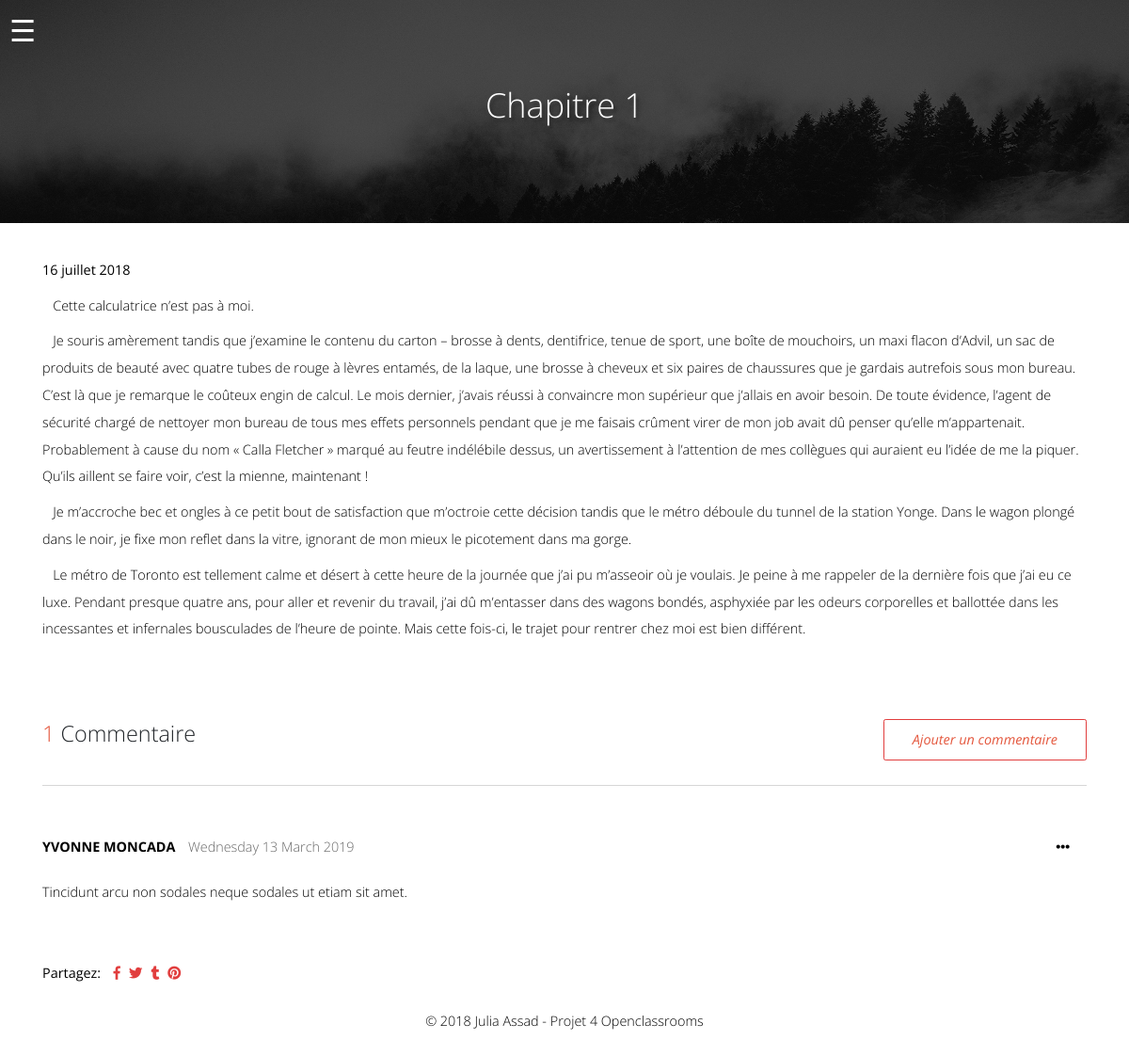
Before: /chapitres/2 with the older database file.
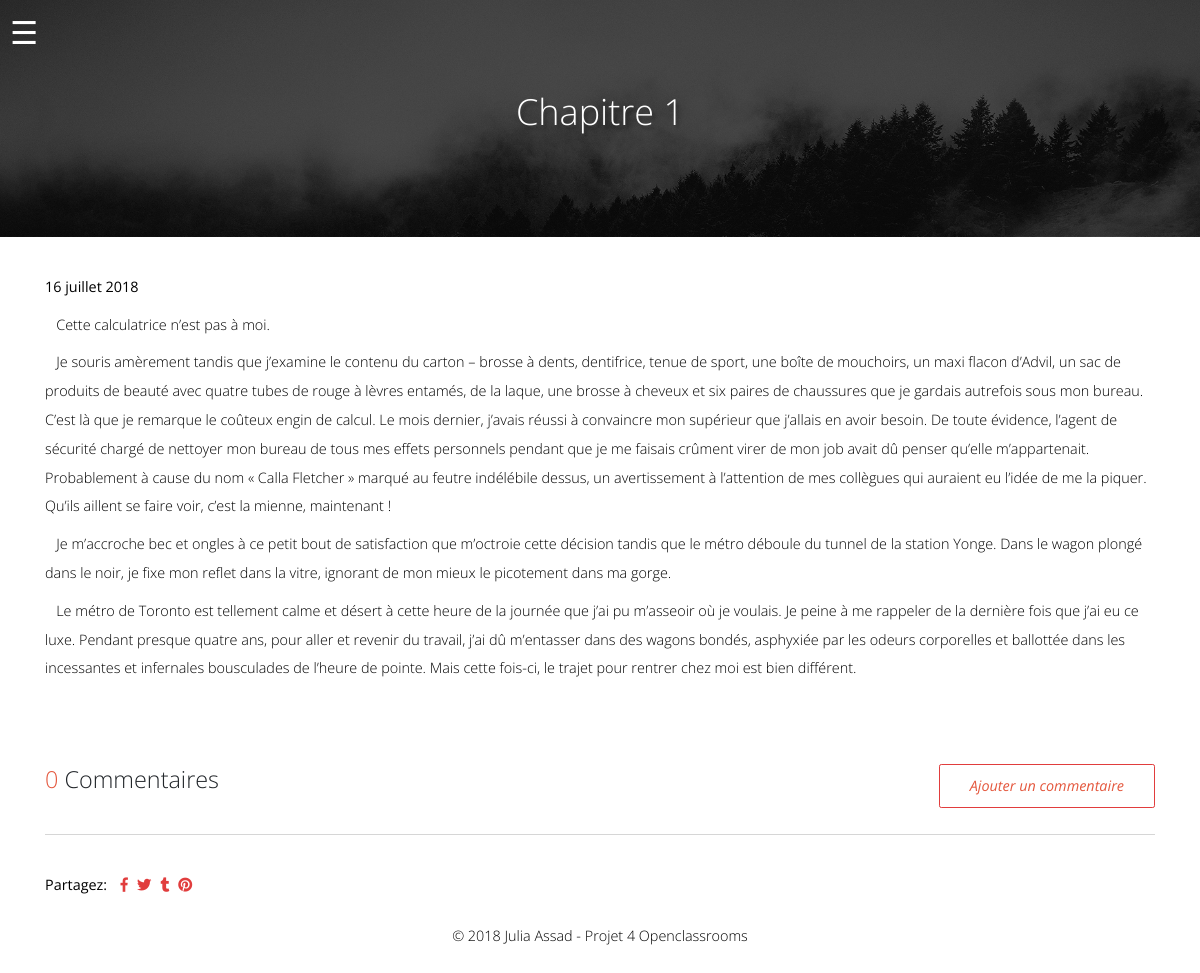
After: the same page with the newer database file.
### tables this page shows
CREATE TABLE `comments` (
  `id` int(11) NOT NULL,
  `firstname` varchar(255) NOT NULL,
  `lastname` varchar(255) NOT NULL,
  `comment` text NOT NULL,
  `date_added` timestamp NOT NULL DEFAULT CURRENT_TIMESTAMP,
  `chapter_id` int(11) NOT NULL
);

### app/libraries/core.php (called while the page is built, shortened)
<?php
class Core
{
 protected $currentMethod = 'Index';
 public function __construct()
 {
  $url = $this->getUrl();
  if (file_exists('../app/controllers/' . ucwords($url[0]) . '.php')) {
   unset($url[0]);
  }
  $this->currentController = new $this->currentController;
  $this->params = $url ? array_values($url) : [];
  call_user_func_array([$this->currentController, $this->currentMethod], $this->params);
 }
 public function getUrl()
 {
  if (isset($_GET['url'])) {
   $url = rtrim($_GET['url'], '/');
   $url = filter_var($url, FILTER_SANITIZE_URL);
   $url = explode('/', $url);
   return $url;
  }
 }
}

### public/index.php (called while the page is built, shortened)
<?php
$init = new Core;

### app/libraries/database.php (called while the page is built, shortened)
<?php
class Database
{
 private $host = DB_HOST;
 private $user = DB_USER;
 private $pass = DB_PASS;
 private $dbname = DB_NAME;
 private $dbh;
 private $stmt;
 public function __construct()
 {
  $dsn = 'mysql:host=' . $this->host . ';dbname=' . $this->dbname;
  $options = array(
   PDO::ATTR_PERSISTENT => true,
   PDO::ATTR_ERRMODE => PDO::ERRMODE_EXCEPTION,
  );
  try {
   $this->dbh = new PDO($dsn, $this->user, $this->pass, $options);
  } catch (PDOException $e) {
   $this->error = $e->getMessage();
   echo $this->error;
  }}
 public function query($sql)
 {
  $this->stmt = $this->dbh->prepare($sql);
 }
 public function bind($param, $value, $type = null)
 {
  if (is_null($type)) {
   switch (true) {
    default:
     $type = PDO::PARAM_STR;
   }
  }
  $this->stmt->bindValue($param, $value, $type);
 }
 public function execute()
 {
  return $this->stmt->execute();
 }
 public function resultSet()
 {
  $this->execute();
  return $this->stmt->fetchAll(PDO::FETCH_OBJ);
 }
 public function single()
 {
  $this->execute();
  return $this->stmt->fetch(PDO::FETCH_OBJ);
 }
}

### app/models/AdminChapter.php (called while the page is built, shortened)
<?php
class AdminChapter
{
 private $db;
 public function __construct()
 {
  $this->db = new Database;
 }
 public function getChapters()
 {
  $this->db->query('SELECT * FROM chapters');
  $results = $this->db->resultSet();
  return $results;
 }
 public function getChapterById($id)
 {
  $this->db->query('SELECT * FROM chapters WHERE id = :id');
  $this->db->bind(':id', $id);
  $row = $this->db->single();
  return $row;
 }
}

### app/models/Comment.php (called while the page is built, shortened)
<?php
class Comment
{
    private $db;
    public function __construct()
    {
        $this->db = new Database;
    }
    public function getCommentsbyChapterId($id)
    {
        $this->db->query('SELECT comments.*, comments.id AS commentID
                        FROM comments
                        WHERE chapter_id = :id');
        $this->db->bind(':id', $id);
        $results = $this->db->resultSet();
        return $results;
    }
    public function countCommentsbychapter($id)
    {
        $this->db->query('SELECT comments.*, chapters.id FROM comments
                        INNER JOIN chapters
                        ON comments.chapter_id = chapters.id
                        WHERE chapters.id = :id
                      ');
        $this->db->bind(':id', $id);
        $this->db->resultSet();
        $results = $this->db->rowCount();
        return $results;
    }
}

### app/views/pages/chapitre.php (the view, shortened to what the changed rows need)
<?php require APPROOT . '/views/inc/header.php';?>
<body class="page-template">
  <div id="container">
    <div class="page-banner">
      <div class="container">
        <div class="d-flex justify-content-center align-items-center">
          <h2 class="page-title">
            <?php echo $data['chapter']->title; ?>
          </h2>
        </div>
      </div>
    </div>
    <div id="comments" class="comments">
      <div class="container">
        <div class="comments_wrapper">
          <div class="comments-header d-sm-flex justify-content-between align-items-center text-center">
            <?php if ($data['commentsCount'] > 1 || $data['commentsCount'] === 0): ?>
            <h5><span class="commentsCount"><?php echo $data['commentsCount']; ?></span> Commentaires</h5>
            <?php else: ?>
            <h5><span class="commentsCount"><?php echo $data['commentsCount']; ?></span> Commentaire</h5>
            <?php endif;?>
            <div class="add-comment">
              <button class="btn">Ajouter un commentaire</button>
            </div>
          </div>
          <div class="row">
            <div class="col-12">
              <?php foreach ($data['commentsByChapterId'] as $commentByChapterId): ?>
              <div class="comment">
                <div class="d-flex align-items-center">
                  <p class="text-uppercase font-weight-bold">
                    <?php echo htmlspecialchars($commentByChapterId->firstname) . ' ' . htmlspecialchars($commentByChapterId->lastname); ?>
                  </p>
                  <p class="medium-gray ml-4">
                    <?php
$timeStamp = $commentByChapterId->date_added;
$timeStamp = strftime("%A %d %B %G", strtotime($timeStamp));
?>
                    <?php echo $timeStamp; ?></p>
                  <span class="ml-auto flagModal" data-toggle="modal"
                    data-target="#flagModal<?php echo $commentByChapterId->id; ?>"><i
                      class="fas fa-ellipsis-h"></i></span>
                </div>
                <div class="row">
                  <div class="col-8">
                    <p class="text-black justify-content">
                      <?php echo htmlspecialchars($commentByChapterId->comment); ?>
                    </p>
                  </div>
                </div>
              </div>
              <?php endforeach;?>
            </div>
          </div>
        </div>
      </div>
    </div>
  </div>
  <?php require APPROOT . '/views/inc/footer.php';?>

Changed rows visible on the page:
removed comments: firstname "YVONNE", lastname "MONCADA", date_added "Wednesday 13 March 2019", comment "Tincidunt arcu non sodales neque sodales ut etiam sit amet."
Other visible differences:
$data['commentsCount']: (not shown) → "0"
$data['commentsCount']: "1" → (not shown)
text no longer shown: "Commentaire"
text now shown: "Commentaires"
